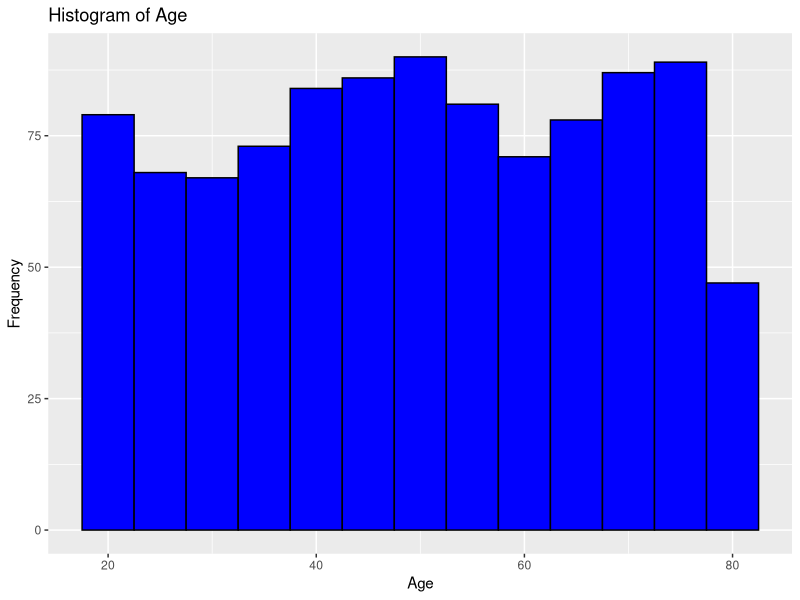
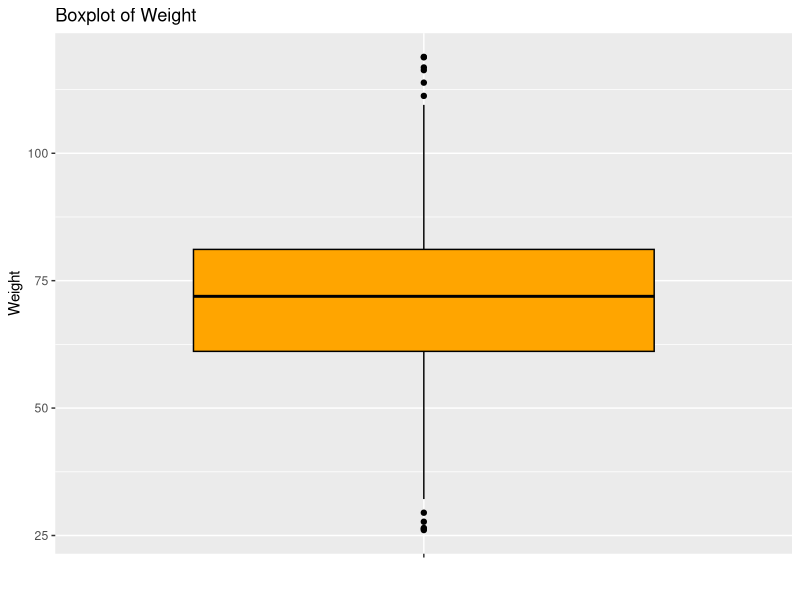
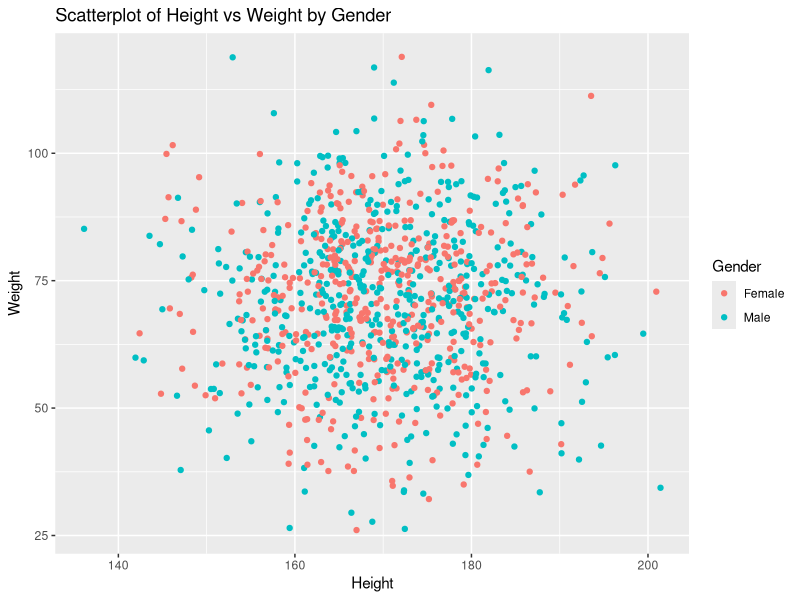
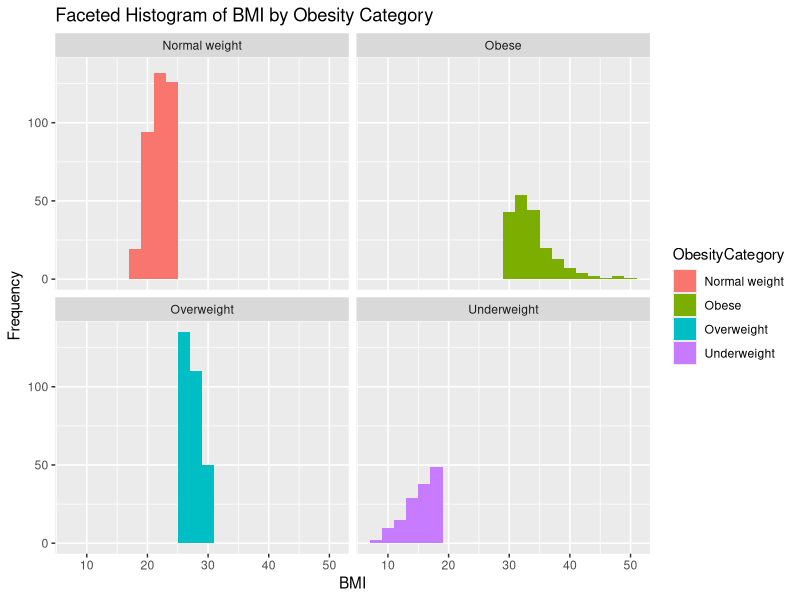

Reproduce these figures in R, in order.
# Load dataset
obesity_data <- read.csv("data/obesity_data.csv", colClasses = c(
  Age = "integer",
  Gender = "factor",
  Height = "numeric",
  Weight = "numeric",
  BMI = "numeric",
  PhysicalActivityLevel = "factor",
  ObesityCategory = "factor"
))

# Display the structure of the dataset
str(obesity_data)

# View the first few rows of the dataset
head(obesity_data)

# View the dataset in a separate viewer window
View(obesity_data)

# Measures of Frequency
# Count of each category in Gender
gender_counts <- table(obesity_data$Gender)
print(gender_counts)

# Measures of Central Tendency
# Mean, Median, and Mode of Age
mean_age <- mean(obesity_data$Age)
median_age <- median(obesity_data$Age)
mode_age <- names(sort(-table(obesity_data$Age)))[1]
print(paste("Mean Age:", mean_age))
print(paste("Median Age:", median_age))
print(paste("Mode Age:", mode_age))

# Measures of Distribution
# Range of Height
height_range <- range(obesity_data$Height)
print(paste("Height Range:", height_range))

# Standard Deviation of Weight
weight_sd <- sd(obesity_data$Weight)
print(paste("Weight Standard Deviation:", weight_sd))

# Measures of Relationship
# Correlation between BMI and Weight
correlation_bmi_weight <- cor(obesity_data$BMI, obesity_data$Weight)
print(paste("Correlation between BMI and Weight:", correlation_bmi_weight))

# Relationship between Gender and ObesityCategory
gender_obesity_table <- table(obesity_data$Gender, obesity_data$ObesityCategory)
print(gender_obesity_table)

# Perform ANOVA
# Assuming you want to perform ANOVA to test the relationship between ObesityCategory and PhysicalActivityLevel
anova_result <- aov(BMI ~ PhysicalActivityLevel, data = obesity_data)

# Print ANOVA summary
print(summary(anova_result))

# Univariate Plots
library(ggplot2)
# Histogram of Age
age_hist <- ggplot(obesity_data, aes(x = Age)) +
  geom_histogram(binwidth = 5, fill = "blue", color = "black") +
  labs(title = "Histogram of Age", x = "Age", y = "Frequency")

# Boxplot of Weight
weight_boxplot <- ggplot(obesity_data, aes(x = "", y = Weight)) +
  geom_boxplot(fill = "orange", color = "black") +
  labs(title = "Boxplot of Weight", x = "", y = "Weight")

# Multivariate Plots
# Scatterplot of Height vs Weight colored by Gender
height_weight_scatter <- ggplot(obesity_data, aes(x = Height, y = Weight, color = Gender)) +
  geom_point() +
  labs(title = "Scatterplot of Height vs Weight by Gender", x = "Height", y = "Weight")

# Faceted histogram of BMI by ObesityCategory
bmi_hist_facet <- ggplot(obesity_data, aes(x = BMI, fill = ObesityCategory)) +
  geom_histogram(binwidth = 2, position = "dodge") +
  labs(title = "Faceted Histogram of BMI by Obesity Category", x = "BMI", y = "Frequency") +
  facet_wrap(~ObesityCategory)

# Display plots
print(age_hist)
print(weight_boxplot)
print(height_weight_scatter)
print(bmi_hist_facet)
